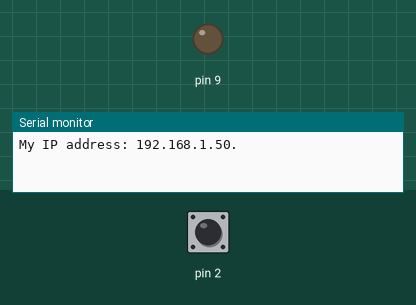
This sketch was run on a simulated Arduino Uno, built for the host (arithmetic inside an expression is 32-bit, double 64-bit). On the bench: output pins drawn as LEDs (lit = HIGH), the last lines printed to the serial monitor. The test bench sets the inputs (shaded band); at power-on: pin 2 HIGH. WiFi joins after 1.5 s; servers stay silent unless stated; no MQTT or app messages arrive unless stated.

Above: at 4.2 s.
4.3 s: pin 2 pulled LOW for 0.15 s
At 4.37 s:
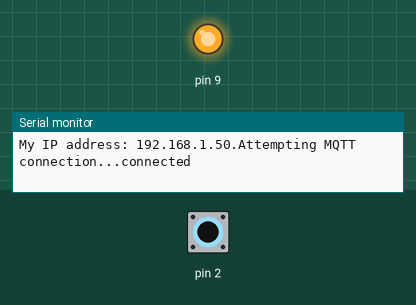
5.9 s: pin 2 pulled LOW for 3.2 s
At 10.1 s:
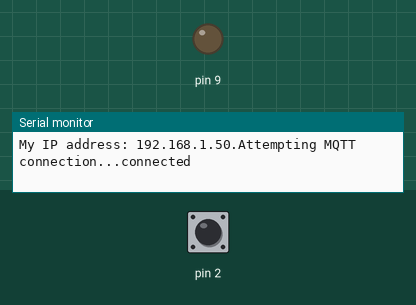
Timing chart, 0 to 11.6 s (numbered marks = the images above; inputs shaded):
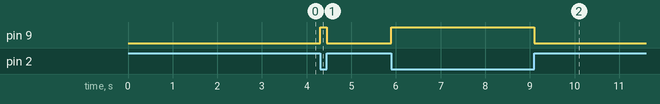

The sketch:

statusduino.ino
```cpp
#include <SPI.h>
#include <Ethernet.h>
#include <PubSubClient.h>

volatile byte state = HIGH;
volatile byte state_old = LOW;

// Update these with values suitable for your network.
byte mac[]    = {  0xDE, 0xED, 0xBA, 0xFE, 0x08, 0xED };
IPAddress server(10, 42, 1, 2);

EthernetClient ethClient;
PubSubClient client(ethClient);

void printIP()
{
  // print your local IP address:
  Serial.print("My IP address: ");
  for (byte thisByte = 0; thisByte < 4; thisByte++)
  {
    // print the value of each byte of the IP address:
    Serial.print(Ethernet.localIP()[thisByte], DEC);
    Serial.print(".");
  }
}

void editSwitchState()
{
  state = !digitalRead(2);
  if (state != state_old)
  {
    digitalWrite(9, state);
    sendMQTT();
    state_old = state;
  }
}

void sendMQTT()
{
  // Loop until we're reconnected
  while (!client.connected())
  {
    Serial.print("Attempting MQTT connection...");
    // Attempt to connect
    if (client.connect("statusduino")) {
      Serial.println("connected");
    } else {
      Serial.print("failed, rc=");
      Serial.print(client.state());
      Serial.println(" try again in 5 seconds");
      // Wait 5 seconds before retrying
      delay(1000);
    }
  }
  if (state)
    client.publish("tkkrlab/statusduino/spaceknop","1",true);
  else
    client.publish("tkkrlab/statusduino/spaceknop","0",true);
}

void setup()
{
  pinMode(2,INPUT_PULLUP);
  pinMode(9, OUTPUT);
  Serial.begin(57600);
  client.setServer(server, 1883);
  Ethernet.begin(mac);
  // Allow the hardware to sort itself out
  delay(1500);
  printIP();
  attachInterrupt(0, editSwitchState, CHANGE);
  editSwitchState();
}

void loop()
{
}
```

Measured:
- after the input at 4.3 s, pin 9: LOW → HIGH at once, → LOW 0.15 s later
- after the input at 5.9 s, pin 9: LOW → HIGH at once, → LOW 3.2 s later
